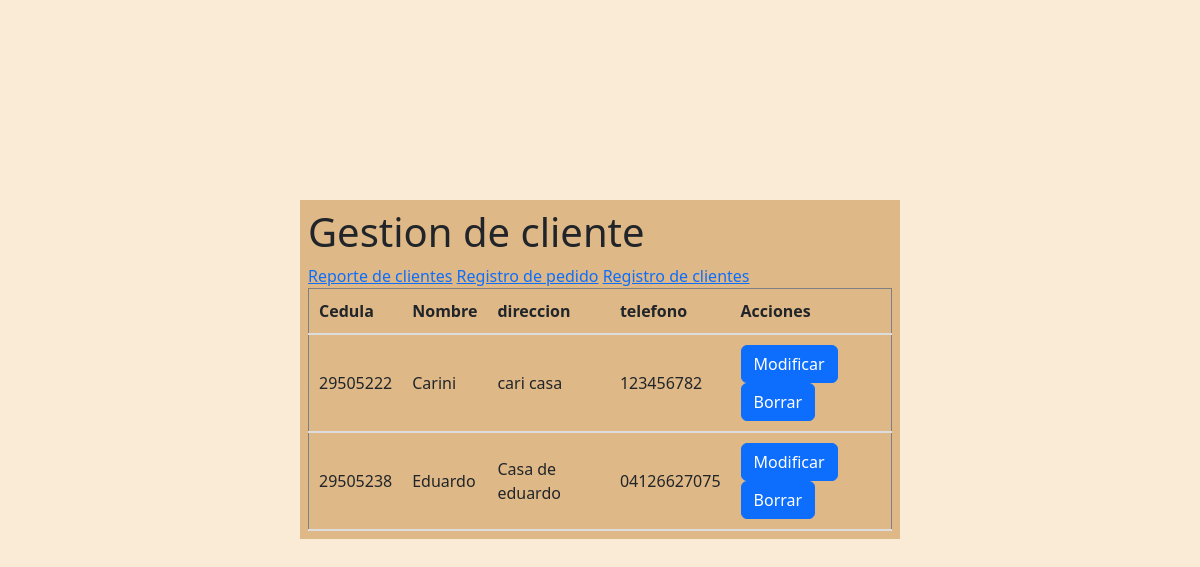
Screenshot of /gestion.php with the database file from the repository.
### tables this page shows
CREATE TABLE `clientes` (
  `cedula` int(10) NOT NULL,
  `nombre` varchar(20) NOT NULL,
  `direccion` varchar(100) NOT NULL,
  `telefono` varchar(11) NOT NULL
);

### gestion.php (the view, shortened to what this page needs)
<?php
     include_once('assets/conexion.php');
    $query = "SELECT * FROM clientes";
    $rs    = mysqli_query($conec, $query) or die('Error: ' . mysqli_error($conec));
?>
<!DOCTYPE html>
<html lang="en">
<head>
<link href="https://cdn.jsdelivr.net/npm/bootstrap@5.3.2/dist/css/bootstrap.min.css" rel="stylesheet">
</head>
<body style="background-color: antiquewhite;">
    <div style="width: 75vh; background-color: burlywood; padding: 1vh; position: absolute; top:25%; left: 25%; ">
        <h1>Gestion de cliente</h1>
        <a href="repCli.php">Reporte de clientes</a>
        <a href="index.php">Registro de pedido</a>
        <a href="registro.php">Registro de clientes</a>
        <table border="1" >
                <thead>
                    <tr>
                        <th>Cedula</th>
                        <th>Nombre</th>
                        <th>direccion</th>
                        <th>telefono</th>
                        <th>Acciones</th>
                    </tr>
                </thead>
                <tbody>
                    <?php while($fila = mysqli_fetch_array($rs)){  ?>
                    <tr>
                        <td><?php echo $fila['cedula']; ?></td>
                        <td><?php echo $fila['nombre']; ?></td>
                        <td><?php echo $fila['direccion']; ?></td>
                        <td><?php echo $fila['telefono']; ?></td>
                        <td><button type="button" class="btn btn-primary" data-name="<?php echo $fila['cedula']; ?>" onclick="modificar(dataset.name)">Modificar</button>
                        <button type="button" class="btn btn-primary" data-name="<?php echo $fila['cedula']; ?>" onclick="borrar(dataset.name)">Borrar</button></td>
                    </tr>
                    <?php } ?>
                </tbody>
            </table>
    </div>
</body>
</html

### gestion.php (style rules this page uses)
table { background-color: burlywood; border-collapse: collapse; width: 100%; }
th, td { padding: 10px; text-align: left; border-bottom: 2px solid #ddd; }

### rows the page displays
clientes: cedula "29505222", nombre "Carini", direccion "cari casa", telefono "123456782"
clientes: cedula "29505238", nombre "Eduardo", direccion "Casa de eduardo", telefono "04126627075"
